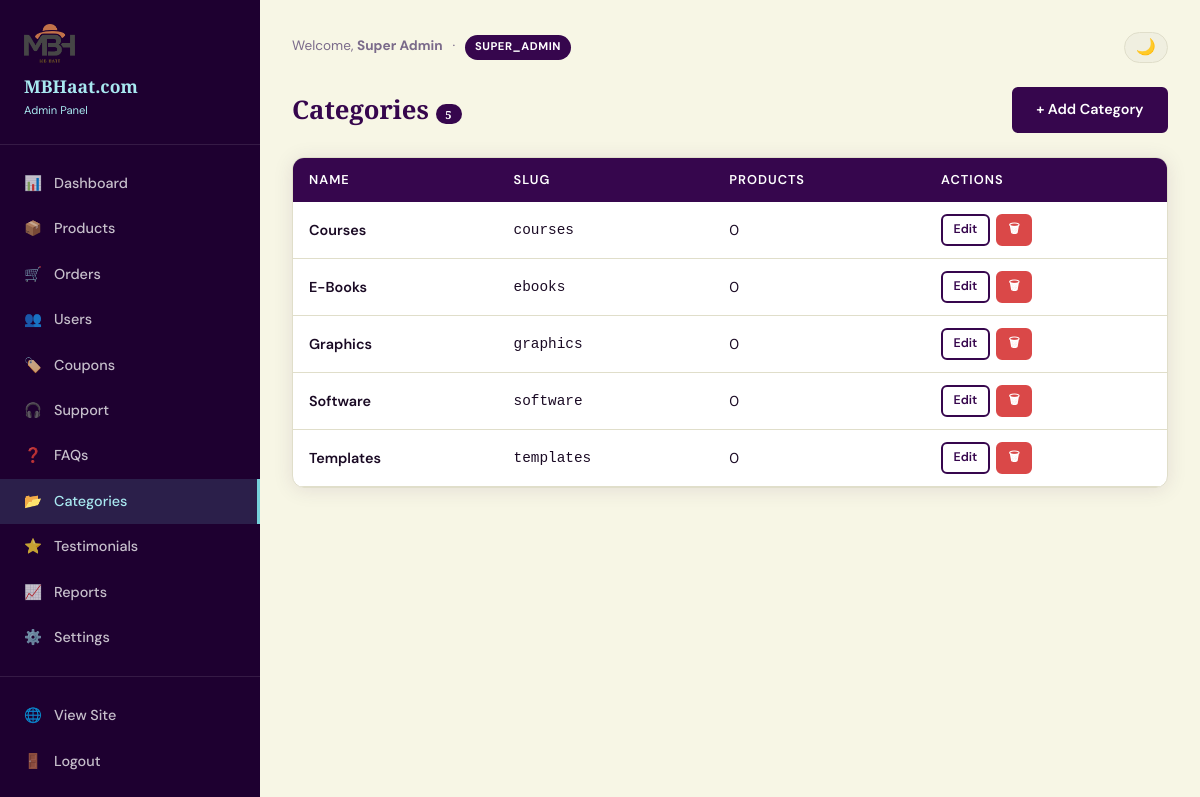
The app's page /admin/categories.php (signed in) with its own data.
### tables this page shows
CREATE TABLE categories (
    id INT AUTO_INCREMENT PRIMARY KEY,
    name VARCHAR(100) NOT NULL,
    slug VARCHAR(120) NOT NULL UNIQUE,
    description TEXT DEFAULT NULL,
    created_at DATETIME DEFAULT CURRENT_TIMESTAMP
);

### src/helpers/functions.php (called while the page is built, shortened)
<?php
function isAdminLoggedIn(): bool {
    return isset($_SESSION['admin_id']);
}
function currentAdmin(): ?array {
    return Database::fetch("SELECT * FROM admins WHERE id = ?", [$_SESSION['admin_id']]);
}
function e(mixed $val): string {
    return htmlspecialchars((string)$val, ENT_QUOTES | ENT_SUBSTITUTE, 'UTF-8');
}
function sanitize(string $val): string {
    return trim(strip_tags($val));
}
function getSetting(string $key, string $default = ''): string {
    static $cache = [];
    if (!isset($cache[$key])) {
        $row = Database::fetch("SELECT setting_value FROM settings WHERE setting_key = ?", [$key]);
        $cache[$key] = $row ? $row['setting_value'] : $default;
    }
    return $cache[$key] ?? $default;
}
function isDarkMode(): bool {
    return isset($_COOKIE['dark_mode']) && $_COOKIE['dark_mode'] === '1';
}

### src/config/database.php (called while the page is built, shortened)
<?php
class Database {
    private static ?PDO $instance = null;
    public static function getInstance(): PDO {
        if (self::$instance === null) {
            try {
                $dsn = "mysql:host=" . DB_HOST . ";dbname=" . DB_NAME . ";charset=" . DB_CHARSET;
                self::$instance = new PDO($dsn, DB_USER, DB_PASS, [
                    PDO::ATTR_ERRMODE            => PDO::ERRMODE_EXCEPTION,
                    PDO::ATTR_DEFAULT_FETCH_MODE => PDO::FETCH_ASSOC,
                    PDO::ATTR_EMULATE_PREPARES   => false,
                ]);
            } catch (PDOException $e) {
                if (DEBUG_MODE) {
                    die("Database connection failed: " . $e->getMessage());
                }
                die("Database connection failed. Please try again later.");
            }
        }
        return self::$instance;
    }
    public static function query(string $sql, array $params = []): PDOStatement {
        $stmt = self::getInstance()->prepare($sql);
        $stmt->execute($params);
        return $stmt;
    }
    public static function fetch(string $sql, array $params = []): ?array {
        return self::query($sql, $params)->fetch() ?: null;
    }
    public static function fetchAll(string $sql, array $params = []): array {
        return self::query($sql, $params)->fetchAll();
    }
}

### admin/categories.php (the view, shortened to what this page needs)
<?php
$action = sanitize($_GET['action'] ?? '');
$editId = (int)($_GET['edit'] ?? 0);
$errors = [];
$editCat    = $editId ? Database::fetch("SELECT * FROM categories WHERE id=?", [$editId]) : null;
$categories = Database::fetchAll("SELECT c.*, COUNT(p.id) as product_count FROM categories c LEFT JOIN products p ON p.category_id=c.id GROUP BY c.id ORDER BY c.name");
include __DIR__ . '/partials/header.php';
?>
<?php if ($action==='add' || $editCat): ?>
<div class="admin-page-header">
  <h1><?= $editCat ? 'Edit Category' : 'Add Category' ?></h1>
  <a href="<?= APP_URL ?>/admin/categories.php" class="btn btn-secondary">← Back</a>
</div>
<?php if ($errors): ?><div class="alert alert-danger"><?php foreach($errors as $e): ?><div><?= e($e) ?></div><?php endforeach; ?></div><?php endif; ?>
<div class="card form-card card-body">
  <form method="POST">
    <?= csrfField() ?>
    <input type="hidden" name="id" value="<?= $editCat['id'] ?? 0 ?>">
    <div class="form-group">
      <label class="form-label">Category Name *</label>
      <input type="text" name="name" class="form-control" required value="<?= e($editCat['name'] ?? '') ?>">
    </div>
    <div class="form-group">
      <label class="form-label">Description</label>
      <textarea name="description" class="form-control" rows="3"><?= e($editCat['description'] ?? '') ?></textarea>
    </div>
    <button type="submit" class="btn btn-primary"><?= $editCat ? 'Update' : 'Add Category' ?></button>
    <a href="<?= APP_URL ?>/admin/categories.php" class="btn btn-secondary">Cancel</a>
  </form>
</div>
<?php else: ?>
<div class="admin-page-header">
  <h1>Categories <span class="badge badge-purple"><?= count($categories) ?></span></h1>
  <a href="?action=add" class="btn btn-primary">+ Add Category</a>
</div>
<div class="card">
  <div class="table-wrap">
    <table>
      <thead><tr><th>Name</th><th>Slug</th><th>Products</th><th>Actions</th></tr></thead>
      <tbody>
        <?php foreach ($categories as $c): ?>
        <tr>
          <td style="font-weight:600"><?= e($c['name']) ?></td>
          <td><code><?= e($c['slug']) ?></code></td>
          <td><?= $c['product_count'] ?></td>
          <td>
            <div class="action-buttons">
              <a href="?edit=<?= $c['id'] ?>" class="btn btn-secondary btn-sm">Edit</a>
              <a href="?delete=<?= $c['id'] ?>" class="btn btn-danger btn-sm" onclick="return confirm('Delete category?')">🗑</a>
            </div>
          </td>
        </tr>
        <?php endforeach; ?>
      </tbody>
    </table>
  </div>
</div>
<?php endif; ?>
<?php include __DIR__ . '/partials/footer.php'; ?>

### admin/partials/header.php (shortened to what this page needs)
<?php
$adminUser  = currentAdmin();
$siteName   = getSetting('site_name', 'MBHaat.com');
$logoPath   = APP_URL . '/' . getSetting('logo', 'assets/images/logo.png');
$currentPage= basename($_SERVER['PHP_SELF'], '.php');
$darkMode   = isDarkMode();
$menuItems = [
    'dashboard'  => ['icon'=>'📊','label'=>'Dashboard'],
    'products'   => ['icon'=>'📦','label'=>'Products'],
    'orders'     => ['icon'=>'🛒','label'=>'Orders'],
    'users'      => ['icon'=>'👥','label'=>'Users'],
    'coupons'    => ['icon'=>'🏷️','label'=>'Coupons'],
    'tickets'    => ['icon'=>'🎧','label'=>'Support'],
    'faqs'       => ['icon'=>'❓','label'=>'FAQs'],
    'categories' => ['icon'=>'📂','label'=>'Categories'],
    'testimonials'=>['icon'=>'⭐','label'=>'Testimonials'],
    'reports'    => ['icon'=>'📈','label'=>'Reports'],
    'settings'   => ['icon'=>'⚙️','label'=>'Settings'],
];
?>
<!DOCTYPE html>
<html lang="en">
<head>
  <link rel="stylesheet" href="<?= ASSETS_URL ?>/css/style.css">
  <link rel="stylesheet" href="<?= ASSETS_URL ?>/css/admin.css">
</head>
<body class="<?= $darkMode ? 'dark' : '' ?>">
<div class="dashboard-layout">
  <aside class="sidebar">
    <div class="sidebar-brand">
      <img src="<?= e($logoPath) ?>" alt="<?= e($siteName) ?>">
      <div><?= e($siteName) ?></div>
      <div style="font-size:.7rem;color:var(--blue-light);font-family:var(--font-body);font-weight:400;margin-top:.1rem">Admin Panel</div>
    </div>
    <ul class="sidebar-menu">
      <?php foreach ($menuItems as $page => $item): ?>
      <li>
        <a href="<?= APP_URL ?>/admin/<?= $page ?>.php" class="<?= $currentPage === $page ? 'active' : '' ?>">
          <span><?= $item['icon'] ?></span> <?= $item['label'] ?>
        </a>
      </li>
      <?php endforeach; ?>
      <li style="margin-top:1rem;border-top:1px solid rgba(255,255,255,.1);padding-top:1rem">
        <a href="<?= APP_URL ?>" target="_blank"><span>🌐</span> View Site</a>
      </li>
      <li>
        <a href="<?= APP_URL ?>/admin/logout.php"><span>🚪</span> Logout</a>
      </li>
    </ul>
  </aside>
  <div class="dashboard-content">
    <div style="display:flex;align-items:center;justify-content:space-between;margin-bottom:1.5rem;flex-wrap:wrap;gap:.5rem">
      <div style="font-size:.85rem;color:var(--text-muted)">
        Welcome, <strong><?= e($adminUser['name'] ?? 'Admin') ?></strong>
        <span style="margin:0 .4rem">·</span>
        <span class="badge badge-purple"><?= e($adminUser['role'] ?? 'admin') ?></span>
      </div>
      <button class="dark-toggle" onclick="toggleDarkMode()"><?= $darkMode ? '☀️' : '🌙' ?></button>
    </div>

### assets/css/style.css (style rules this page uses)
:root { --beige: #F7F6E5; --blue: #76D2DB; --red: #DA4848; --purple: #36064D; --purple-light: #5a1280; --purple-dark: #1e0030; --blue-light: #a8e8f0; --blue-dark: #4fb8c4; --gold: #c9a84c; --bg: #F7F6E5; --surface: #ffffff; --surface2: #f0efe0; --text: #1a0a24; --text-muted: #7a6a8a; --border: #e0deca; --shadow: rgba(54, 6, 77, 0.10); --font-display: 'Playfair Display', Georgia, serif; --font-body: 'DM Sans', system-ui, sans-serif; --radius: 12px; --radius-sm: 6px; --radius-lg: 20px; --transition: 0.25s cubic-bezier(0.4,0,0.2,1); --shadow-card: 0 2px 20px var(--shadow); --shadow-hover: 0 8px 40px rgba(54,6,77,0.18); }
*, *::before, *::after { box-sizing: border-box; margin: 0; padding: 0; }
html { scroll-behavior: smooth; font-size: 16px; }
body { font-family: var(--font-body); background: var(--bg); color: var(--text); line-height: 1.6; transition: background var(--transition), color var(--transition); min-height: 100vh; }
a { color: var(--purple); text-decoration: none; transition: color var(--transition); }
img { max-width: 100%; height: auto; display: block; }
h1, h2, h3, h4, h5, h6 { font-family: var(--font-display); font-weight: 700; line-height: 1.2; color: var(--purple); }
.btn { display: inline-flex; align-items: center; gap: 0.4rem; padding: 0.6rem 1.4rem; border-radius: var(--radius-sm); font-family: var(--font-body); font-weight: 600; font-size: 0.9rem; cursor: pointer; border: 2px solid transparent; transition: all var(--transition); text-decoration: none; white-space: nowrap; }
.btn-primary { background: var(--purple); color: #fff; border-color: var(--purple); }
.btn-secondary { background: transparent; color: var(--purple); border-color: var(--purple); }
.btn-danger { background: var(--red); color: #fff; border-color: var(--red); }
.btn-sm { padding: 0.35rem 0.9rem; font-size: 0.8rem; }
.card { background: var(--surface); border-radius: var(--radius); box-shadow: var(--shadow-card); border: 1px solid var(--border); overflow: hidden; transition: box-shadow var(--transition), transform var(--transition); }
.badge { display: inline-flex; align-items: center; padding: 0.2rem 0.6rem; border-radius: 20px; font-size: 0.7rem; font-weight: 700; text-transform: uppercase; letter-spacing: 0.05em; }
.badge-purple { background: var(--purple); color: #fff; }
.table-wrap { overflow-x: auto; }
table { width: 100%; border-collapse: collapse; }
thead th { background: var(--purple); color: #fff; padding: 0.75rem 1rem; text-align: left; font-size: 0.8rem; font-weight: 600; text-transform: uppercase; letter-spacing: 0.08em; }
tbody td { padding: 0.75rem 1rem; border-bottom: 1px solid var(--border); font-size: 0.9rem; }
.dashboard-layout { display: flex; min-height: 100vh; }
.sidebar { width: 260px; flex-shrink: 0; background: var(--purple-dark); color: #fff; padding: 1.5rem 0; position: sticky; top: 0; height: 100vh; overflow-y: auto; }
.sidebar-brand { padding: 0 1.5rem 1.5rem; border-bottom: 1px solid rgba(255,255,255,0.1); margin-bottom: 1rem; font-family: var(--font-display); font-size: 1.1rem; font-weight: 700; color: var(--blue-light); }
.sidebar-brand img { height: 40px; margin-bottom: 0.5rem; }
.sidebar-menu { list-style: none; }
.sidebar-menu li a { display: flex; align-items: center; gap: 0.75rem; padding: 0.7rem 1.5rem; color: rgba(255,255,255,0.75); font-size: 0.9rem; font-weight: 500; transition: all var(--transition); }
.sidebar-menu li a:hover, .sidebar-menu li a.active { background: rgba(118,210,219,0.15); color: var(--blue-light); border-right: 3px solid var(--blue); }
.dashboard-content { flex: 1; padding: 2rem; overflow-x: hidden; }
.dark-toggle { background: var(--surface2); border: 1.5px solid var(--border); border-radius: 50px; padding: 0.4rem 0.7rem; cursor: pointer; font-size: 1rem; line-height: 1; transition: all var(--transition); }

### assets/css/admin.css (style rules this page uses)
.admin-page-header { display: flex; align-items: center; justify-content: space-between; margin-bottom: 1.5rem; flex-wrap: wrap; gap: .75rem; }
.admin-page-header h1 { font-size: 1.6rem; margin: 0; }
.action-buttons { display: flex; gap: .4rem; flex-wrap: wrap; }
td .btn { padding: .25rem .65rem; font-size: .78rem; }

### records on screen
categories: name "Courses", slug "courses", product_count "0"
categories: name "E-Books", slug "ebooks", product_count "0"
categories: name "Graphics", slug "graphics", product_count "0"
categories: name "Software", slug "software", product_count "0"
categories: name "Templates", slug "templates", product_count "0"

### other values on screen
$siteName "MBHaat.com"
$item['icon'] "📊"
$item['label'] "Dashboard"
$item['icon'] "📦"
$item['label'] "Products"
$item['icon'] "🛒"
$item['label'] "Orders"
$item['icon'] "👥"
$item['label'] "Users"
$item['icon'] "🏷️"
$item['label'] "Coupons"
$item['icon'] "🎧"
$item['label'] "Support"
$item['icon'] "❓"
$item['label'] "FAQs"
